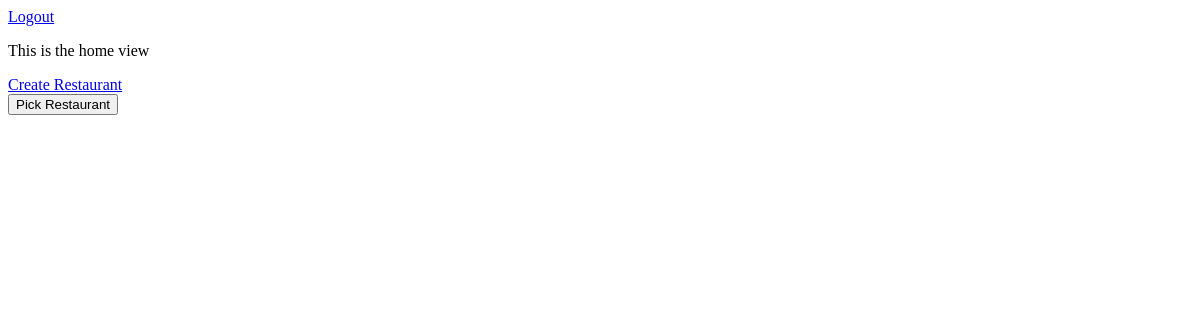
/ (signed in), run on an earlier commit of the app's database.
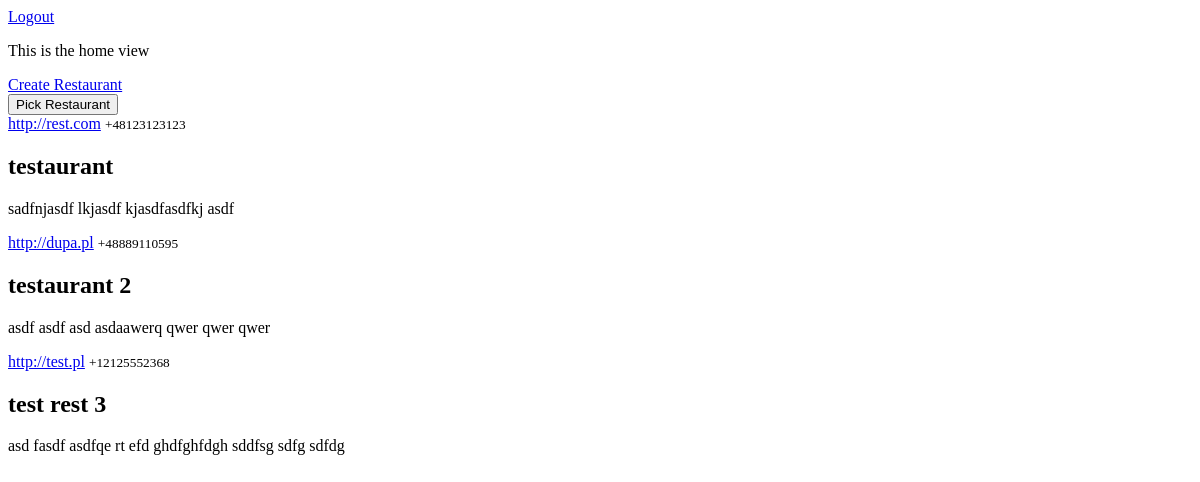
And on a later commit of the database.
### restaurants/models.py (models this page shows)
class Restaurant(models.Model):
    name = models.CharField(max_length=MAX_RESTAURANT_NAME_LENGTH, unique=True, null=False, blank=False)
    url = models.URLField(max_length=MAX_RESTAURANT_URL_LENGTH)
    phone_number = PhoneNumberField(blank=False)
    notes = models.TextField(max_length=MAX_RESTAURANT_NOTES_LENGTH)

### restaurants/views.py (the view, shortened to what this page needs)
# urls.py: path('', restaurant_views.home_view, name='home'),
@login_required
def home_view(request):
    restaurant_list = list(Restaurant.objects.all())
    return render(request, 'home.html', {'restaurants': restaurant_list})

### templates/home.html (shortened to what this page needs)
{% extends 'base.html' %}
{% block content %}
    <p>This is the home view</p>
    <a href="{% url 'create-restaurant' %}">Create Restaurant</a>
    <form method="POST">
        <button type="submit">Pick Restaurant</button>
    </form>
    {% for restaurant in restaurants %}
        <article>
            <div>
                <div>
                    <div>
                        <a href="{{ restaurant.url }}">{{ restaurant.url }}</a>
                        <small>{{ restaurant.phone_number }}</small>
                    </div>
                        <h2>{{ restaurant.name }}</h2>
                        <p>{{ restaurant.notes }}</p>
                </div>
            </div>
        </article>
    {% endfor %}
{% endblock %}

### templates/base.html (shortened to what this page needs)
<!DOCTYPE html>
<html lang="en">
<head>
</head>
<body>
    <header>
        <nav>
            <div>
                <div>
                    <div >
                        {% if user.is_authenticated %}
                            <a href="{% url 'logout' %}">Logout</a>
                        {% else %}
                            <a href="{% url 'login' %}">Login</a>
                            <a href="{% url 'register' %}">Register</a>
                        {% endif %}
                    </div>
                </div>
            </div>
        </nav>
    </header>
    <main role="main">
         <div>
             <div>
                 {% block content %}{% endblock %}
             </div>
         </div>
    </main>
</body>
</html>

What changed in the data, as far as the page shows it:
added Restaurant: url "http://rest.com", phone_number "+48123123123", name "testaurant", notes "sadfnjasdf lkjasdf kjasdfasdfkj asdf"
added Restaurant: url "http://dupa.pl", phone_number "+48889110595", name "testaurant 2", notes "asdf asdf asd asdaawerq qwer qwer qwer"
added Restaurant: url "http://test.pl", phone_number "+12125552368", name "test rest 3", notes "asd fasdf asdfqe rt efd ghdfghfdgh sddfsg sdfg sdfdg"
